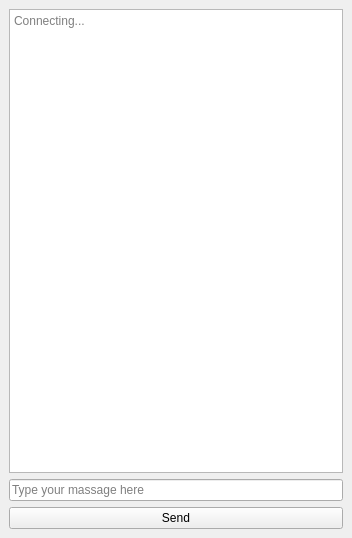
<?xml version="1.0" encoding="UTF-8"?>
<ui version="4.0">
 <class>MainWindow</class>
 <widget class="QMainWindow" name="MainWindow">
  <property name="geometry">
   <rect>
    <x>0</x>
    <y>0</y>
    <width>352</width>
    <height>538</height>
   </rect>
  </property>
  <property name="windowTitle">
   <string>MainWindow</string>
  </property>
  <widget class="QWidget" name="centralwidget">
   <layout class="QVBoxLayout" name="verticalLayout">
    <item>
     <widget class="QPlainTextEdit" name="massage_box">
      <property name="readOnly">
       <bool>true</bool>
      </property>
      <property name="placeholderText">
       <string>Connecting...</string>
      </property>
     </widget>
    </item>
    <item>
     <widget class="QLineEdit" name="message_input">
      <property name="placeholderText">
       <string>Type your massage here</string>
      </property>
     </widget>
    </item>
    <item>
     <widget class="QPushButton" name="message_button">
      <property name="text">
       <string>Send</string>
      </property>
     </widget>
    </item>
   </layout>
  </widget>
 </widget>
 <resources/>
 <connections/>
</ui>
